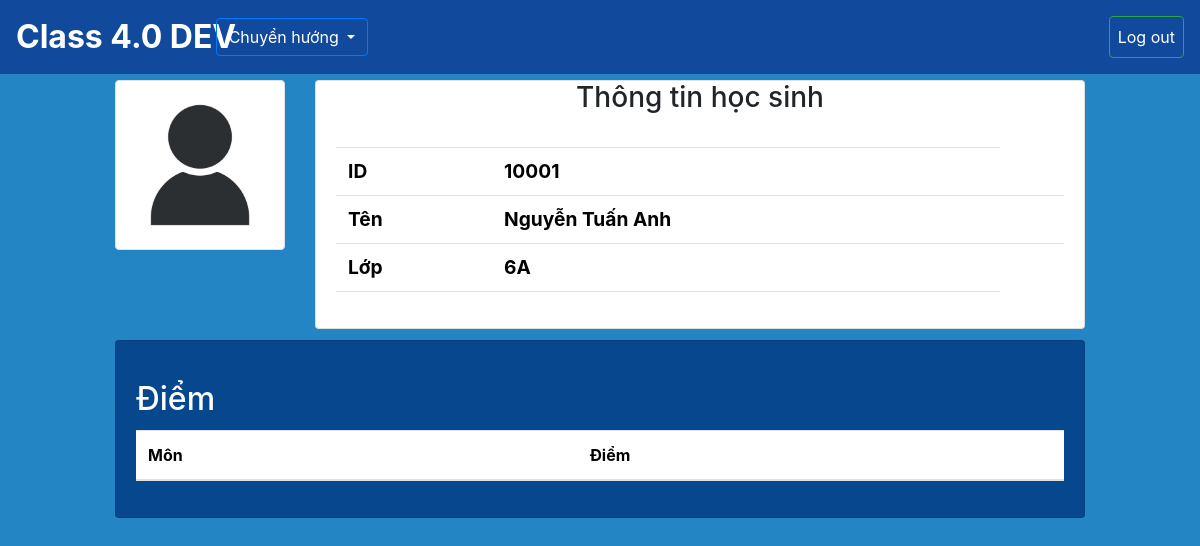
Page /studentportal/10001/ on the earlier database version.
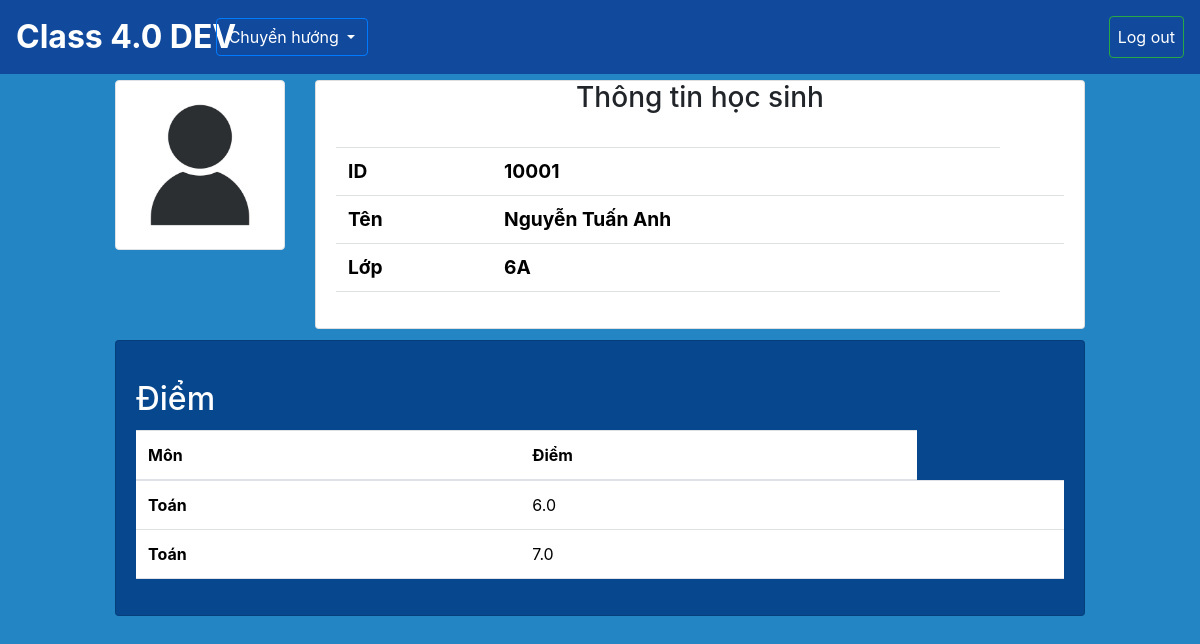
Same page on the later database version.
### SM/models.py (models this page shows, shortened)
class Mark(models.Model):
    student = models.ForeignKey(Student, on_delete=models.CASCADE,related_name='marks')
    subject= models.ForeignKey(Subject, on_delete=models.CASCADE)
    scores = models.FloatField(models.FloatField(), blank=True, null=True)

class Subject (models.Model):
    id = models.CharField(primary_key=True, max_length = 10)
    name = models.CharField(max_length = 100,blank=False, null=False) # cần đảm bảo bắt buôc phải có

### StudentPortal/views.py (the view)
# urls.py: path('<int:student>/', views.student_lookup, name= 'Lookup'),
def student_lookup(request, student):
    student = get_object_or_404(Student, id=student)
    marks = student.marks.all()
    context = {
        'student': student, 'marks': marks
    }
    return render(request, 'lookup.html',context)

### StudentPortal/templates/lookup.html (shortened to what this page needs)
{% extends "base.html" %}
{% load static %}
{% block content %}
<div class="row">
    <div class="col-1"></div>
    <div class="col-2">
        <img src="{% static "illustration-of-human-icon-user-symbol-icon-modern-design-on-blank-background-free-vector.jpg" %}" class="img-thumbnail" alt="...">
    </div>
    <div class="col-8">
        <div class="card">
            <h3 class="card-title text-center">Thông tin học sinh</h3>
            <div class="card-body">
                <table class="table">
                    <tbody>
                    <tr>
                        <th class="display-6 font-weight-bold" style="font-size: 1.2em" scope="row">ID</th>
                        <td class="display-6 font-weight-bold" style="font-size: 1.2em">{{ student.id }}</td>
                    </tr>
                    <tr>
                        <th class="display-6 font-weight-bold" style="font-size: 1.2em" scope="row">Tên</th>
                        <td class="display-6 font-weight-bold" style="font-size: 1.2em">{{ student.name }}<td>
                    </tr>
                    <tr>
                        <th class="display-6 font-weight-bold" style="font-size: 1.2em" scope="row">Lớp</th>
                        <td class="display-6 font-weight-bold" style="font-size: 1.2em">{{ student.classroom.name }}</td>
                    </tr>
                    </tbody>
                </table>
            </div>
        </div>
    </div>
    <div class="col-1"></div>
</div>
<div class="row" style="margin-top: 1%">
    <div class="col-1"></div>
    <div class="col-10">
        <div class="card" style="background-color: #07478D">
            <div class="card-body">
                <h2 class="card-title text-white" style="margin-top: 2%;">Điểm</h2>
                <table class="table">
                    <thead>
                    <tr>
                        <th scope="col">Môn</th>
                        <th scope="col">Điểm</th>
                    </tr>
                    </thead>
                    <tbody>
                        {% if marks %}
                        {% for mark in marks %}
                        <tr>
                            <th scope="row">{{ mark.subject.name }}</th>
                            <td>{{ mark.scores }}<td>
                        </tr>
                        {% endfor %}
                        {% endif %}
                    </tbody>
                </table>
            </div>
        </div>
    </div>
    <div class="col-1"></div>
</div>
{% endblock content %}

Differences in the rows shown:
added Mark: subject.name "Toán", scores "6.0"
added Mark: subject.name "Toán", scores "7.0"
